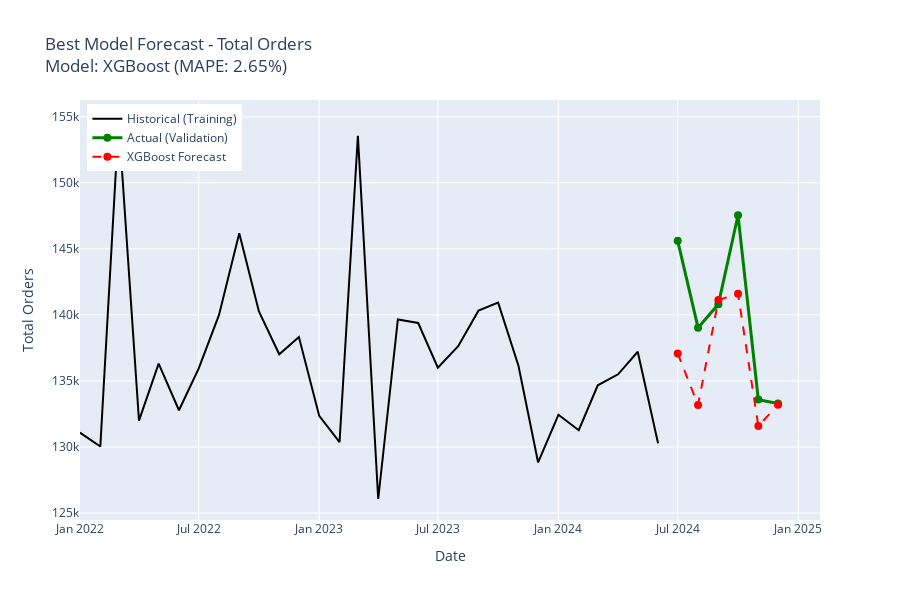
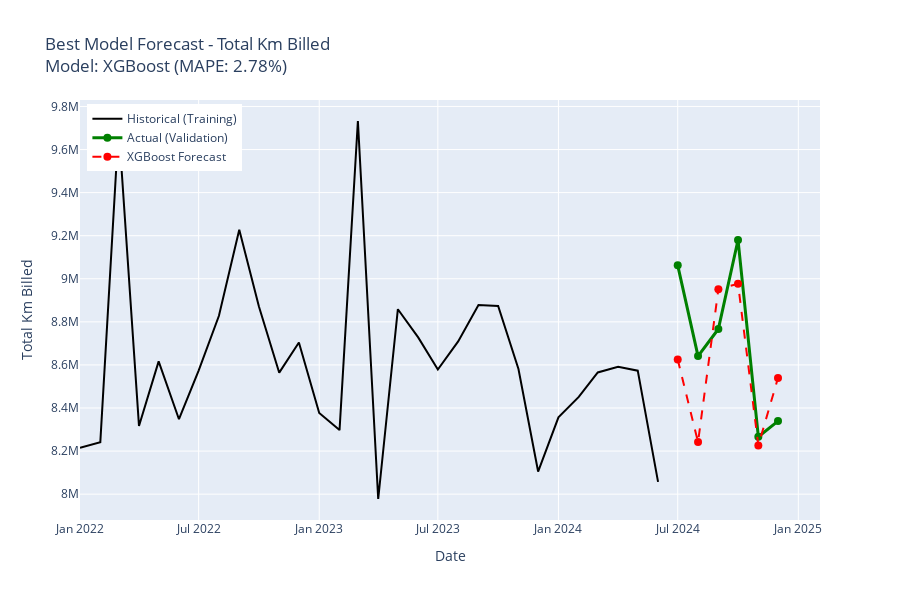
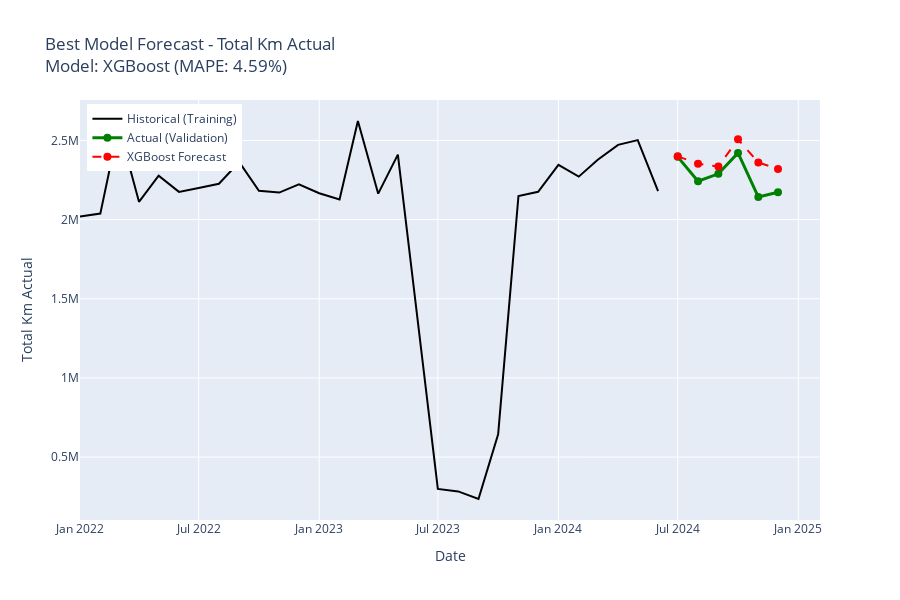
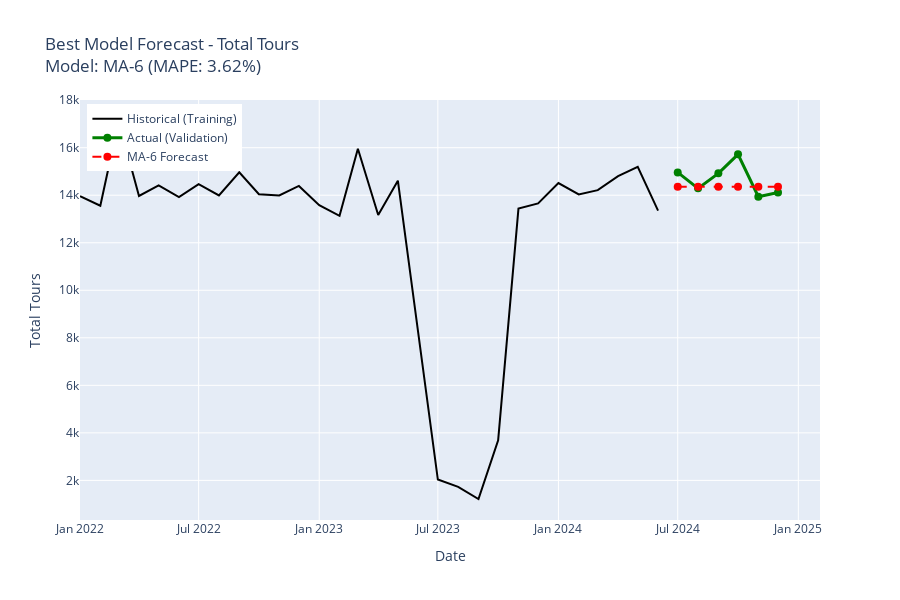

The notebook cell these images were saved under, in order:
### Markdown cell above
## Section 5: Best Model Forecasts Visualization

### Code cell
# Create forecast visualization for each metric
for metric in target_metrics:
    fig = go.Figure()
    
    # Historical training data
    fig.add_trace(
        go.Scatter(
            x=train_df['date'],
            y=train_df[metric],
            mode='lines',
            name='Historical (Training)',
            line=dict(color='black', width=2)
        )
    )
    
    # Actual validation values
    if len(val_df) > 0:
        fig.add_trace(
            go.Scatter(
                x=val_df['date'],
                y=val_df[metric],
                mode='lines+markers',
                name='Actual (Validation)',
                line=dict(color='green', width=3),
                marker=dict(size=8)
            )
        )
    
    # Best model forecast
    if metric in forecasts:
        forecast_data = forecasts[metric]['data']
        model_name = forecasts[metric]['model']
        
        if 'date' in forecast_data.columns:
            forecast_data['date'] = pd.to_datetime(forecast_data['date'])
        
        if metric in forecast_data.columns:
            fig.add_trace(
                go.Scatter(
                    x=forecast_data['date'],
                    y=forecast_data[metric],
                    mode='lines+markers',
                    name=f'{model_name} Forecast',
                    line=dict(color='red', width=2, dash='dash'),
                    marker=dict(size=8)
                )
            )
    
    # Get MAPE for best model
    best_model = best_models[metric]
    mape = metrics_df[(metrics_df['metric'] == metric) & (metrics_df['model'] == best_model)]['MAPE'].values[0]
    
    fig.update_layout(
        title=f"Best Model Forecast - {metric.replace('_', ' ').title()}<br>Model: {best_model} (MAPE: {mape:.2f}%)",
        xaxis_title="Date",
        yaxis_title=metric.replace('_', ' ').title(),
        height=600,
        hovermode='x unified',
        legend=dict(x=0.01, y=0.99)
    )
    
    fig.show()
    
    # Save
    fig.write_html(results_dir / f'best_model_forecast_{metric}.html')
    print(f"✓ Saved: results/best_model_forecast_{metric}.html")

### Figure 1 — Plotly figure (JSON) as saved in the notebook; plotly's stock layout.template omitted (floating-point values rounded to 4 significant figures)
{"data": [{"line": {"color": "black", "width": 2}, "mode": "lines", "name": "Historical (Training)", "type": "scatter", "x": ["2022-01-01T00:00:00", "2022-02-01T00:00:00", "2022-03-01T00:00:00", "2022-04-01T00:00:00", "2022-05-01T00:00:00", "2022-06-01T00:00:00", "2022-07-01T00:00:00", "2022-08-01T00:00:00", "2022-09-01T00:00:00", "2022-10-01T00:00:00", "2022-11-01T00:00:00", "2022-12-01T00:00:00", "2023-01-01T00:00:00", "2023-02-01T00:00:00", "2023-03-01T00:00:00", "2023-04-01T00:00:00", "2023-05-01T00:00:00", "2023-06-01T00:00:00", "2023-07-01T00:00:00", "2023-08-01T00:00:00", "2023-09-01T00:00:00", "2023-10-01T00:00:00", "2023-11-01T00:00:00", "2023-12-01T00:00:00", "2024-01-01T00:00:00", "2024-02-01T00:00:00", "2024-03-01T00:00:00", "2024-04-01T00:00:00", "2024-05-01T00:00:00", "2024-06-01T00:00:00"], "y": [131085, 130036, 154679, 131993, 136308, 132782, 135932, 139980, 146175, 140265, 137021, 138323, 132354, 130364, 153564, 126065, 139657, 139388, 136007, 137631, 140323, 140925, 136153, 128830, 132440, 131269, 134670, 135502, 137209, 130283]}, {"line": {"color": "green", "width": 3}, "marker": {"size": 8}, "mode": "lines+markers", "name": "Actual (Validation)", "type": "scatter", "x": ["2024-07-01T00:00:00", "2024-08-01T00:00:00", "2024-09-01T00:00:00", "2024-10-01T00:00:00", "2024-11-01T00:00:00", "2024-12-01T00:00:00"], "y": [145610, 139036, 140808, 147542, 133588, 133293]}, {"line": {"color": "red", "dash": "dash", "width": 2}, "marker": {"size": 8}, "mode": "lines+markers", "name": "XGBoost Forecast", "type": "scatter", "x": ["2024-07-01T00:00:00", "2024-08-01T00:00:00", "2024-09-01T00:00:00", "2024-10-01T00:00:00", "2024-11-01T00:00:00", "2024-12-01T00:00:00"], "y": [137100.0, 133200.0, 141100.0, 141600.0, 131600.0, 133200.0]}], "layout": {"height": 600, "hovermode": "x unified", "legend": {"x": 0.01, "y": 0.99}, "title": {"text": "Best Model Forecast - Total Orders<br>Model: XGBoost (MAPE: 2.65%)"}, "xaxis": {"title": {"text": "Date"}}, "yaxis": {"title": {"text": "Total Orders"}}}}

### Figure 2 — Plotly figure (JSON) as saved in the notebook; plotly's stock layout.template omitted (floating-point values rounded to 4 significant figures)
{"data": [{"line": {"color": "black", "width": 2}, "mode": "lines", "name": "Historical (Training)", "type": "scatter", "x": ["2022-01-01T00:00:00", "2022-02-01T00:00:00", "2022-03-01T00:00:00", "2022-04-01T00:00:00", "2022-05-01T00:00:00", "2022-06-01T00:00:00", "2022-07-01T00:00:00", "2022-08-01T00:00:00", "2022-09-01T00:00:00", "2022-10-01T00:00:00", "2022-11-01T00:00:00", "2022-12-01T00:00:00", "2023-01-01T00:00:00", "2023-02-01T00:00:00", "2023-03-01T00:00:00", "2023-04-01T00:00:00", "2023-05-01T00:00:00", "2023-06-01T00:00:00", "2023-07-01T00:00:00", "2023-08-01T00:00:00", "2023-09-01T00:00:00", "2023-10-01T00:00:00", "2023-11-01T00:00:00", "2023-12-01T00:00:00", "2024-01-01T00:00:00", "2024-02-01T00:00:00", "2024-03-01T00:00:00", "2024-04-01T00:00:00", "2024-05-01T00:00:00", "2024-06-01T00:00:00"], "y": [8215000.0, 8242000.0, 9707000.0, 8317000.0, 8617000.0, 8348000.0, 8574000.0, 8828000.0, 9228000.0, 8871000.0, 8564000.0, 8704000.0, 8377000.0, 8297000.0, 9733000.0, 7977000.0, 8859000.0, 8728000.0, 8579000.0, 8709000.0, 8878000.0, 8873000.0, 8581000.0, 8105000.0, 8357000.0, 8452000.0, 8565000.0, 8592000.0, 8573000.0, 8057000.0]}, {"line": {"color": "green", "width": 3}, "marker": {"size": 8}, "mode": "lines+markers", "name": "Actual (Validation)", "type": "scatter", "x": ["2024-07-01T00:00:00", "2024-08-01T00:00:00", "2024-09-01T00:00:00", "2024-10-01T00:00:00", "2024-11-01T00:00:00", "2024-12-01T00:00:00"], "y": [9062000.0, 8641000.0, 8767000.0, 9180000.0, 8267000.0, 8339000.0]}, {"line": {"color": "red", "dash": "dash", "width": 2}, "marker": {"size": 8}, "mode": "lines+markers", "name": "XGBoost Forecast", "type": "scatter", "x": ["2024-07-01T00:00:00", "2024-08-01T00:00:00", "2024-09-01T00:00:00", "2024-10-01T00:00:00", "2024-11-01T00:00:00", "2024-12-01T00:00:00"], "y": [8625000.0, 8242000.0, 8951000.0, 8977000.0, 8226000.0, 8539000.0]}], "layout": {"height": 600, "hovermode": "x unified", "legend": {"x": 0.01, "y": 0.99}, "title": {"text": "Best Model Forecast - Total Km Billed<br>Model: XGBoost (MAPE: 2.78%)"}, "xaxis": {"title": {"text": "Date"}}, "yaxis": {"title": {"text": "Total Km Billed"}}}}

### Figure 3 — Plotly figure (JSON) as saved in the notebook; plotly's stock layout.template omitted (floating-point values rounded to 4 significant figures)
{"data": [{"line": {"color": "black", "width": 2}, "mode": "lines", "name": "Historical (Training)", "type": "scatter", "x": ["2022-01-01T00:00:00", "2022-02-01T00:00:00", "2022-03-01T00:00:00", "2022-04-01T00:00:00", "2022-05-01T00:00:00", "2022-06-01T00:00:00", "2022-07-01T00:00:00", "2022-08-01T00:00:00", "2022-09-01T00:00:00", "2022-10-01T00:00:00", "2022-11-01T00:00:00", "2022-12-01T00:00:00", "2023-01-01T00:00:00", "2023-02-01T00:00:00", "2023-03-01T00:00:00", "2023-04-01T00:00:00", "2023-05-01T00:00:00", "2023-06-01T00:00:00", "2023-07-01T00:00:00", "2023-08-01T00:00:00", "2023-09-01T00:00:00", "2023-10-01T00:00:00", "2023-11-01T00:00:00", "2023-12-01T00:00:00", "2024-01-01T00:00:00", "2024-02-01T00:00:00", "2024-03-01T00:00:00", "2024-04-01T00:00:00", "2024-05-01T00:00:00", "2024-06-01T00:00:00"], "y": [2020000.0, 2038000.0, 2589000.0, 2113000.0, 2277000.0, 2175000.0, 2200000.0, 2227000.0, 2363000.0, 2182000.0, 2171000.0, 2223000.0, 2167000.0, 2128000.0, 2623000.0, 2164000.0, 2410000.0, 1317000.0, 298800.0, 283000.0, 235000.0, 643800.0, 2149000.0, 2175000.0, 2345000.0, 2271000.0, 2379000.0, 2472000.0, 2502000.0, 2180000.0]}, {"line": {"color": "green", "width": 3}, "marker": {"size": 8}, "mode": "lines+markers", "name": "Actual (Validation)", "type": "scatter", "x": ["2024-07-01T00:00:00", "2024-08-01T00:00:00", "2024-09-01T00:00:00", "2024-10-01T00:00:00", "2024-11-01T00:00:00", "2024-12-01T00:00:00"], "y": [2396000.0, 2243000.0, 2289000.0, 2421000.0, 2143000.0, 2173000.0]}, {"line": {"color": "red", "dash": "dash", "width": 2}, "marker": {"size": 8}, "mode": "lines+markers", "name": "XGBoost Forecast", "type": "scatter", "x": ["2024-07-01T00:00:00", "2024-08-01T00:00:00", "2024-09-01T00:00:00", "2024-10-01T00:00:00", "2024-11-01T00:00:00", "2024-12-01T00:00:00"], "y": [2400000.0, 2353000.0, 2335000.0, 2507000.0, 2361000.0, 2320000.0]}], "layout": {"height": 600, "hovermode": "x unified", "legend": {"x": 0.01, "y": 0.99}, "title": {"text": "Best Model Forecast - Total Km Actual<br>Model: XGBoost (MAPE: 4.59%)"}, "xaxis": {"title": {"text": "Date"}}, "yaxis": {"title": {"text": "Total Km Actual"}}}}

### Figure 4 — Plotly figure (JSON) as saved in the notebook; plotly's stock layout.template omitted (floating-point values rounded to 4 significant figures)
{"data": [{"line": {"color": "black", "width": 2}, "mode": "lines", "name": "Historical (Training)", "type": "scatter", "x": ["2022-01-01T00:00:00", "2022-02-01T00:00:00", "2022-03-01T00:00:00", "2022-04-01T00:00:00", "2022-05-01T00:00:00", "2022-06-01T00:00:00", "2022-07-01T00:00:00", "2022-08-01T00:00:00", "2022-09-01T00:00:00", "2022-10-01T00:00:00", "2022-11-01T00:00:00", "2022-12-01T00:00:00", "2023-01-01T00:00:00", "2023-02-01T00:00:00", "2023-03-01T00:00:00", "2023-04-01T00:00:00", "2023-05-01T00:00:00", "2023-06-01T00:00:00", "2023-07-01T00:00:00", "2023-08-01T00:00:00", "2023-09-01T00:00:00", "2023-10-01T00:00:00", "2023-11-01T00:00:00", "2023-12-01T00:00:00", "2024-01-01T00:00:00", "2024-02-01T00:00:00", "2024-03-01T00:00:00", "2024-04-01T00:00:00", "2024-05-01T00:00:00", "2024-06-01T00:00:00"], "y": [13960.0, 13560.0, 17120.0, 13970.0, 14420.0, 13920.0, 14470.0, 13990.0, 14960.0, 14040.0, 13990.0, 14390.0, 13580.0, 13130.0, 15960.0, 13170.0, 14610.0, 8141.0, 2036.0, 1727.0, 1217.0, 3687.0, 13440.0, 13650.0, 14510.0, 14040.0, 14210.0, 14810.0, 15200.0, 13350.0]}, {"line": {"color": "green", "width": 3}, "marker": {"size": 8}, "mode": "lines+markers", "name": "Actual (Validation)", "type": "scatter", "x": ["2024-07-01T00:00:00", "2024-08-01T00:00:00", "2024-09-01T00:00:00", "2024-10-01T00:00:00", "2024-11-01T00:00:00", "2024-12-01T00:00:00"], "y": [14960.0, 14290.0, 14920.0, 15720.0, 13940.0, 14110.0]}, {"line": {"color": "red", "dash": "dash", "width": 2}, "marker": {"size": 8}, "mode": "lines+markers", "name": "MA-6 Forecast", "type": "scatter", "x": ["2024-07-01T00:00:00", "2024-08-01T00:00:00", "2024-09-01T00:00:00", "2024-10-01T00:00:00", "2024-11-01T00:00:00", "2024-12-01T00:00:00"], "y": [14350.0, 14350.0, 14350.0, 14350.0, 14350.0, 14350.0]}], "layout": {"height": 600, "hovermode": "x unified", "legend": {"x": 0.01, "y": 0.99}, "title": {"text": "Best Model Forecast - Total Tours<br>Model: MA-6 (MAPE: 3.62%)"}, "xaxis": {"title": {"text": "Date"}}, "yaxis": {"title": {"text": "Total Tours"}}}}
